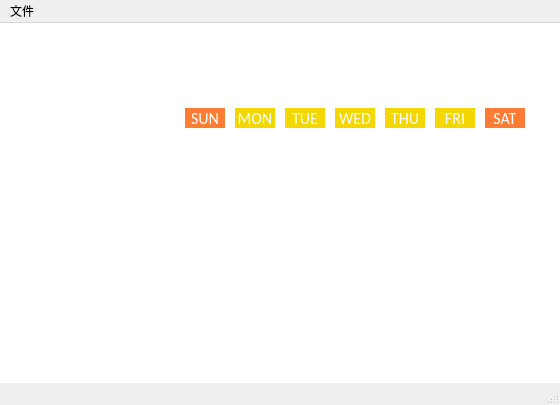
<?xml version="1.0" encoding="UTF-8"?>
<ui version="4.0">
 <class>MyNote</class>
 <widget class="QMainWindow" name="MyNote">
  <property name="geometry">
   <rect>
    <x>0</x>
    <y>0</y>
    <width>560</width>
    <height>405</height>
   </rect>
  </property>
  <property name="minimumSize">
   <size>
    <width>560</width>
    <height>405</height>
   </size>
  </property>
  <property name="maximumSize">
   <size>
    <width>560</width>
    <height>405</height>
   </size>
  </property>
  <property name="palette">
   <palette>
    <active/>
    <inactive/>
    <disabled/>
   </palette>
  </property>
  <property name="windowTitle">
   <string>MyNote</string>
  </property>
  <property name="windowIcon">
   <iconset resource="sources.qrc">
    <normaloff>:/img/images/note.png</normaloff>:/img/images/note.png</iconset>
  </property>
  <property name="styleSheet">
   <string notr="true"/>
  </property>
  <widget class="QWidget" name="centralwidget">
   <widget class="QWidget" name="widget" native="true">
    <property name="geometry">
     <rect>
      <x>0</x>
      <y>0</y>
      <width>560</width>
      <height>360</height>
     </rect>
    </property>
    <widget class="QWidget" name="widget_calendar" native="true">
     <property name="geometry">
      <rect>
       <x>0</x>
       <y>0</y>
       <width>560</width>
       <height>360</height>
      </rect>
     </property>
     <property name="minimumSize">
      <size>
       <width>560</width>
       <height>360</height>
      </size>
     </property>
     <property name="maximumSize">
      <size>
       <width>560</width>
       <height>360</height>
      </size>
     </property>
     <property name="styleSheet">
      <string notr="true">background-color: rgb(255, 255, 255);</string>
     </property>
     <widget class="QLabel" name="label_Saturday">
      <property name="geometry">
       <rect>
        <x>485</x>
        <y>85</y>
        <width>40</width>
        <height>20</height>
       </rect>
      </property>
      <property name="font">
       <font>
        <family>Calibri</family>
        <pointsize>12</pointsize>
       </font>
      </property>
      <property name="styleSheet">
       <string notr="true">background-color: rgb(255, 124, 52);
color: rgb(255, 255, 255);</string>
      </property>
      <property name="text">
       <string>SAT</string>
      </property>
      <property name="alignment">
       <set>Qt::AlignCenter</set>
      </property>
     </widget>
     <widget class="QLabel" name="label_Friday">
      <property name="geometry">
       <rect>
        <x>435</x>
        <y>85</y>
        <width>40</width>
        <height>20</height>
       </rect>
      </property>
      <property name="font">
       <font>
        <family>Calibri</family>
        <pointsize>12</pointsize>
       </font>
      </property>
      <property name="styleSheet">
       <string notr="true">background-color: rgb(244, 214, 0);
color: rgb(255, 255, 255);</string>
      </property>
      <property name="text">
       <string>FRI</string>
      </property>
      <property name="alignment">
       <set>Qt::AlignCenter</set>
      </property>
     </widget>
     <widget class="QLabel" name="label_Thursday">
      <property name="geometry">
       <rect>
        <x>385</x>
        <y>85</y>
        <width>40</width>
        <height>20</height>
       </rect>
      </property>
      <property name="font">
       <font>
        <family>Calibri</family>
        <pointsize>12</pointsize>
       </font>
      </property>
      <property name="styleSheet">
       <string notr="true">background-color: rgb(244, 214, 0);
color: rgb(255, 255, 255);</string>
      </property>
      <property name="text">
       <string>THU</string>
      </property>
      <property name="alignment">
       <set>Qt::AlignCenter</set>
      </property>
     </widget>
     <widget class="QLabel" name="label_Wednesday">
      <property name="geometry">
       <rect>
        <x>335</x>
        <y>85</y>
        <width>40</width>
        <height>20</height>
       </rect>
      </property>
      <property name="font">
       <font>
        <family>Calibri</family>
        <pointsize>12</pointsize>
       </font>
      </property>
      <property name="styleSheet">
       <string notr="true">background-color: rgb(244, 214, 0);
color: rgb(255, 255, 255);</string>
      </property>
      <property name="text">
       <string>WED</string>
      </property>
      <property name="alignment">
       <set>Qt::AlignCenter</set>
      </property>
     </widget>
     <widget class="QLabel" name="label_Tuesday">
      <property name="geometry">
       <rect>
        <x>285</x>
        <y>85</y>
        <width>40</width>
        <height>20</height>
       </rect>
      </property>
      <property name="font">
       <font>
        <family>Calibri</family>
        <pointsize>12</pointsize>
       </font>
      </property>
      <property name="styleSheet">
       <string notr="true">background-color: rgb(244, 214, 0);
color: rgb(255, 255, 255);</string>
      </property>
      <property name="text">
       <string>TUE</string>
      </property>
      <property name="alignment">
       <set>Qt::AlignCenter</set>
      </property>
     </widget>
     <widget class="QLabel" name="label_Monday">
      <property name="geometry">
       <rect>
        <x>235</x>
        <y>85</y>
        <width>40</width>
        <height>20</height>
       </rect>
      </property>
      <property name="font">
       <font>
        <family>Calibri</family>
        <pointsize>12</pointsize>
       </font>
      </property>
      <property name="styleSheet">
       <string notr="true">background-color: rgb(244, 214, 0);
color: rgb(255, 255, 255);</string>
      </property>
      <property name="text">
       <string>MON</string>
      </property>
      <property name="alignment">
       <set>Qt::AlignCenter</set>
      </property>
     </widget>
     <widget class="QLabel" name="label_Sunday">
      <property name="geometry">
       <rect>
        <x>185</x>
        <y>85</y>
        <width>40</width>
        <height>20</height>
       </rect>
      </property>
      <property name="font">
       <font>
        <family>Calibri</family>
        <pointsize>12</pointsize>
       </font>
      </property>
      <property name="styleSheet">
       <string notr="true">background-color: rgb(255, 124, 52);
color: rgb(255, 255, 255);</string>
      </property>
      <property name="text">
       <string>SUN</string>
      </property>
      <property name="alignment">
       <set>Qt::AlignCenter</set>
      </property>
     </widget>
     <widget class="QLabel" name="label_day_1">
      <property name="geometry">
       <rect>
        <x>40</x>
        <y>190</y>
        <width>55</width>
        <height>110</height>
       </rect>
      </property>
      <property name="pixmap">
       <pixmap>:/src/Images/Number/0_yellow.png</pixmap>
      </property>
     </widget>
     <widget class="QLabel" name="label_day_2">
      <property name="geometry">
       <rect>
        <x>100</x>
        <y>190</y>
        <width>55</width>
        <height>110</height>
       </rect>
      </property>
      <property name="pixmap">
       <pixmap>:/src/Images/Number/8_yellow.png</pixmap>
      </property>
     </widget>
    </widget>
   </widget>
  </widget>
  <widget class="QMenuBar" name="menubar">
   <property name="geometry">
    <rect>
     <x>0</x>
     <y>0</y>
     <width>560</width>
     <height>23</height>
    </rect>
   </property>
   <widget class="QMenu" name="menu">
    <property name="title">
     <string>文件</string>
    </property>
    <addaction name="actionNewSchedule"/>
    <addaction name="actionManageSchedule"/>
    <addaction name="actionSetting"/>
    <addaction name="separator"/>
    <addaction name="actionQuit"/>
   </widget>
   <addaction name="menu"/>
  </widget>
  <widget class="QStatusBar" name="statusbar"/>
  <action name="actionNewSchedule">
   <property name="icon">
    <iconset resource="sources.qrc">
     <normaloff>:/img/images/new.png</normaloff>:/img/images/new.png</iconset>
   </property>
   <property name="text">
    <string>新建日程</string>
   </property>
   <property name="toolTip">
    <string>新建日程</string>
   </property>
   <property name="shortcut">
    <string>Ctrl+N</string>
   </property>
   <property name="shortcutVisibleInContextMenu">
    <bool>false</bool>
   </property>
  </action>
  <action name="actionQuit">
   <property name="icon">
    <iconset resource="sources.qrc">
     <normaloff>:/img/images/logout.png</normaloff>:/img/images/logout.png</iconset>
   </property>
   <property name="text">
    <string>退出</string>
   </property>
   <property name="toolTip">
    <string>退出程序</string>
   </property>
  </action>
  <action name="actionSetting">
   <property name="icon">
    <iconset resource="sources.qrc">
     <normaloff>:/img/images/settings.png</normaloff>:/img/images/settings.png</iconset>
   </property>
   <property name="text">
    <string>设置</string>
   </property>
   <property name="toolTip">
    <string>设置</string>
   </property>
   <property name="shortcut">
    <string>Ctrl+I</string>
   </property>
   <property name="shortcutVisibleInContextMenu">
    <bool>false</bool>
   </property>
  </action>
  <action name="actionManageSchedule">
   <property name="text">
    <string>查看日程</string>
   </property>
   <property name="toolTip">
    <string>查看日程</string>
   </property>
  </action>
 </widget>
 <resources>
  <include location="sources.qrc"/>
 </resources>
 <connections/>
</ui>
